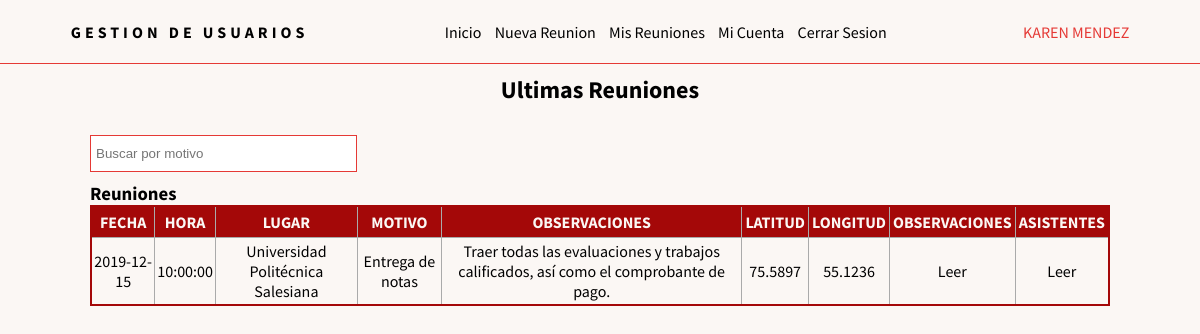
/admin/vista/usuario/index.php (signed in), run on the app's committed database.
### tables this page shows
CREATE TABLE `reunion` (
  `reu_codigo` int(11) NOT NULL,
  `reu_remitente` varchar(50) NOT NULL,
  `reu_fecha` date NOT NULL,
  `reu_hora` time NOT NULL,
  `reu_lugar` varchar(50) NOT NULL,
  `reu_motivo` varchar(100) NOT NULL,
  `reu_observaciones` varchar(100) NOT NULL,
  `reu_longitud` decimal(7,4) NOT NULL,
  `reu_latitud` decimal(7,4) NOT NULL
);

### admin/vista/usuario/index.php (the view, shortened to what this page needs)
<!DOCTYPE html>
<html lang="es">
<head>
    <link rel="stylesheet" href="../../../css/style.css">
    <link rel="stylesheet" href="../../../css/admin_style.css">
    <link rel="stylesheet" href="https://use.fontawesome.com/releases/v5.8.1/css/all.css"
>
</head>
<body>
    <header>
        <?php
        include('../../../php/headerUser.php');
        ?>
    </header>
    <div id="contenedor">
        <h2>Ultimas Reuniones</h2>
        <section>
            <div class="buscar">
                <input type="search" id="buscarRemitente" placeholder="Buscar por motivo"
                    onkeyup="buscar(this, 'index')">
            </div>
            <table>
                <thead>
                    <tr>
                        <td>Fecha</td>
                        <td>Hora</td>
                        <td>Lugar</td>
                        <td>Motivo</td>
                        <td>Observaciones</td>
                        <td>Latitud</td>
                        <td>Longitud</td>
                        <td>Observaciones</td>
                        <td>Asistentes</td>
                    </tr>
                </thead>
                <tbody id="data">
                    <?php
                    include '../../../config/conexionBD.php';
                    $sql1 = "SELECT * FROM reunion order by reu_fecha DESC";
                    $result1 = $conn->query($sql1);
                    if ($result1->num_rows > 0) {
                        echo "<h3>Reuniones</h3>";
                        while ($row1 = $result1->fetch_assoc()) {
                            echo "<tr>";
                            echo " <td>" . $row1["reu_fecha"] . "</td>";
                            echo " <td>" . $row1["reu_hora"] . "</td>";
                            echo " <td>" . $row1["reu_lugar"] . "</td>";
                            echo " <td>" . $row1['reu_motivo'] . "</td>";
                            echo " <td>" . $row1['reu_observaciones'] . "</td>";
                            echo " <td>" . $row1['reu_latitud'] . "</td>";
                            echo " <td>" . $row1['reu_longitud'] . "</td>";
                            echo '<td><a onclick="openWindow(' . $row1["reu_codigo"] . ')">Leer</a></td>';
                            echo '<td><a onclick="openWindow(' . $row1["reu_codigo"] . ')">Leer</a></td>';
                        }
                    } else {
                        echo "<tr>";
                        echo " <td colspan='9'> No existen reuniones registradas en el sistema </td>";
                        echo "</tr>";
                    }
                    ?>
                </tbody>
            </table>
        </section>
    </div>
</body>
</html>

### css/style.css (style rules this page uses)
* { margin: 0; padding: 0; box-sizing: border-box; }
body { background-image: url("../img/Passion.jpg"); background-repeat: no-repeat; font-family: 'Source Sans Pro', sans-serif; }
body header { background: #FBF7F4; display: flex; justify-content: space-around; align-items: center; padding: 5px; height: 4em; width: 100%; border-bottom: 1px solid #e53935; }
body #contenedor h2 { text-align: center; margin-top: 10px; }
body section { width: 100%; }
body section .buscar { margin: 10px 0; }
body section .buscar input[type=search] { padding: 10px 5px; width: 20em; border: 1px solid #e53935; }

### css/admin_style.css (style rules this page uses)
* { box-sizing: border-box; }
body { background: #FBF7F4; }
#contenedor { display: flex; flex-direction: column; justify-content: center; }
#contenedor section { margin: 0 auto; width: 85%; margin-top: 20px; }
#contenedor section table { border: 2px solid #A40808; background-color: #FBF7F4; width: 100%; text-align: center; border-collapse: collapse; }
#contenedor section table thead { background-color: #A40808; }
#contenedor section table thead tr td { padding: 5px 3px; color: #FBF7F4; font-weight: 700; text-transform: uppercase; }
#contenedor section table td { border: 1px solid #AAAAAA; padding: 3px 2px; }
#contenedor section table tbody tr td { font-weight: normal; }
#contenedor section table tbody tr td a { text-decoration: none; color: #000; cursor: pointer; }

### data on the page
reunion: reu_fecha "2019-12-15", reu_hora "10:00:00", reu_lugar "Universidad Politécnica Salesiana", reu_motivo "Entrega de notas", reu_observaciones "Traer todas las evaluaciones y trabajos calificados, así como el comprobante de pago.", reu_latitud "75.5897", reu_longitud "55.1236"

### other printed values
$_SESSION['nombre'] "KAREN"
$_SESSION['apellido'] "MENDEZ"
